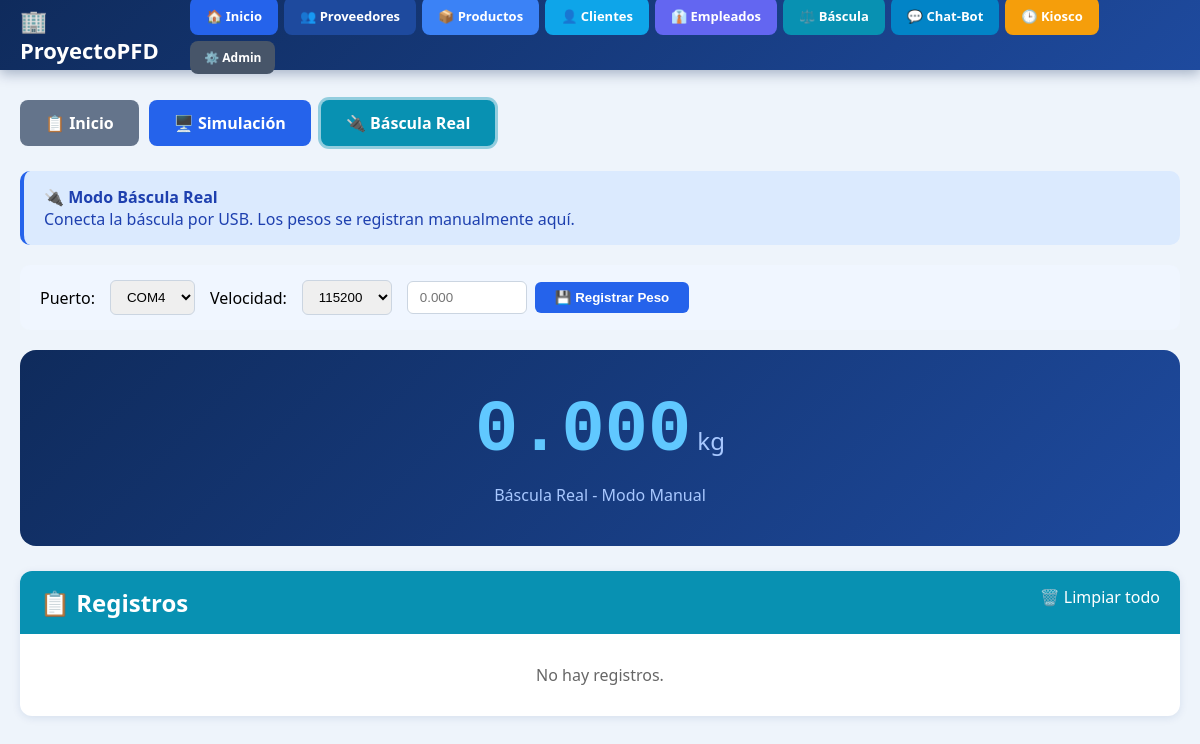
The page /bascula/real/ on the database as committed earlier.
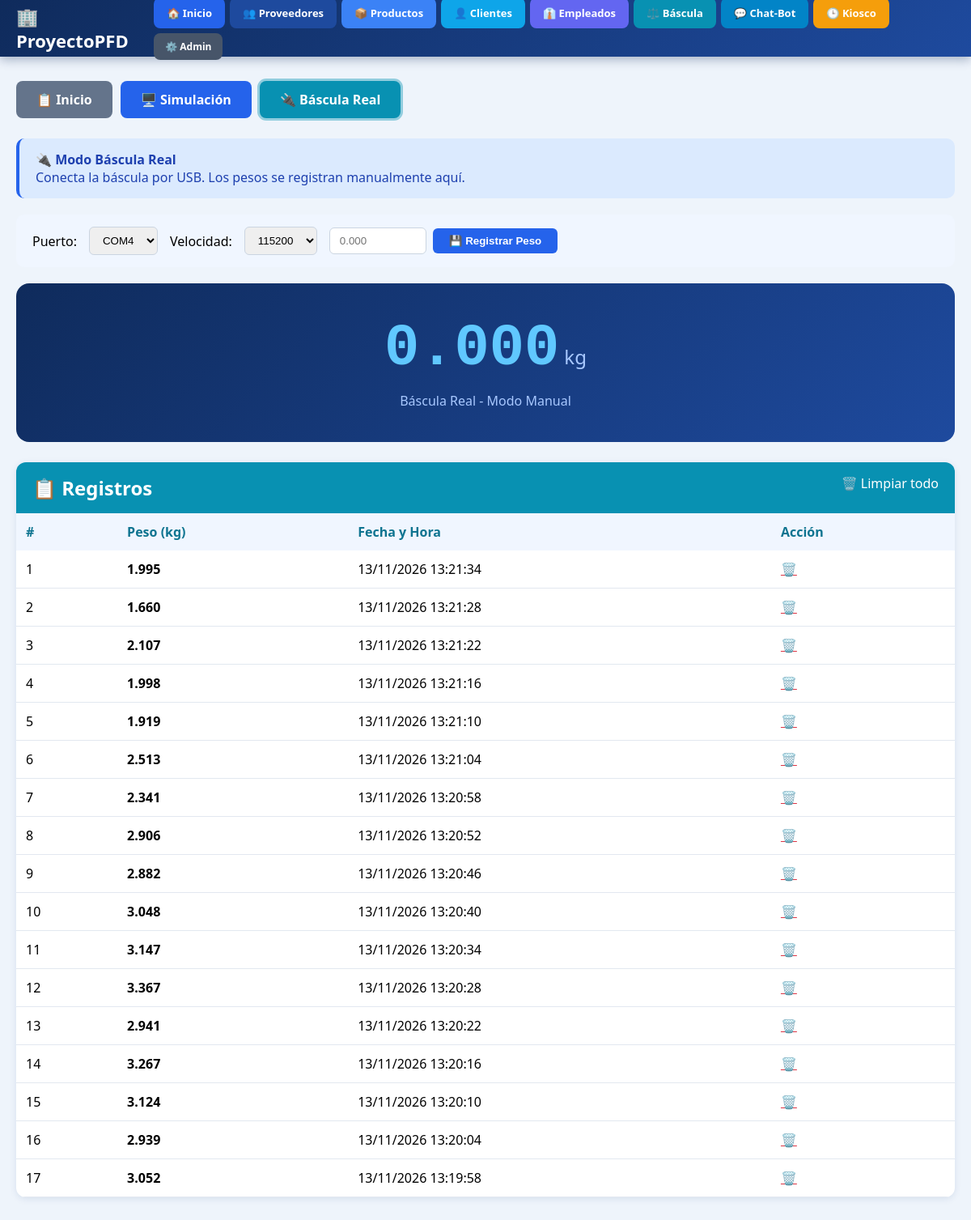
The same page on the database as committed later.
### Bascula/models.py (models this page shows, shortened)
class RegistroPeso(models.Model):
    peso = models.DecimalField(max_digits=10, decimal_places=3, verbose_name="Peso (kg)")
    unidad = models.CharField(max_length=10, default="kg")
    observaciones = models.TextField(blank=True, null=True)
    fecha_registro = models.DateTimeField(auto_now_add=True)
    activo = models.BooleanField(default=True)
    class Meta:
        verbose_name = "Registro de peso"
        verbose_name_plural = "Registros de pesos"
        ordering = ['-fecha_registro']

### Bascula/views.py (the view)
# urls.py: path('real/', views.modo_real, name='modo_real'),
def modo_real(request):
    registros = RegistroPeso.objects.all()[:100]
    return render(request, 'Bascula/real.html', {'registros': registros, 'seccion': 'real'})

### Bascula/templates/Bascula/real.html (shortened to what this page needs)
{% extends 'base.html' %}
{% block contenido %}
<div class="tabs">
    <a href="{% url 'bascula' %}" class="tab-btn tab-inicio">📋 Inicio</a>
    <a href="{% url 'modo_simulacion' %}" class="tab-btn tab-sim">🖥️ Simulación</a>
    <a href="{% url 'modo_real' %}" class="tab-btn tab-real">🔌 Báscula Real</a>
</div>
<div class="aviso">
    <strong>🔌 Modo Báscula Real</strong><br>
    Conecta la báscula por USB. Los pesos se registran manualmente aquí.
</div>
<div class="config">
    <label>Puerto:</label>
    <select id="puerto">
        <option>COM1</option><option>COM2</option><option>COM3</option><option selected>COM4</option><option>COM5</option>
    </select>
    <label>Velocidad:</label>
    <select id="velocidad">
        <option>9600</option><option>19200</option><option>38400</option><option selected>115200</option>
    </select>
    <form method="post" action="{% url 'registrar_peso_real' %}" style="display:flex; gap:8px; align-items:center;">
        <input type="number" name="peso" step="0.001" min="0.001" placeholder="0.000" style="padding:8px 12px; border:1px solid #cbd5e1; border-radius:6px; width:120px;" required>
        <button type="submit" class="btn">💾 Registrar Peso</button>
    </form>
</div>
<div class="display">
    <span class="valor">0.000</span><span class="unidad"> kg</span>
    <div style="color:#a8c8ff; margin-top:12px;">Báscula Real - Modo Manual</div>
</div>
<div class="tabla">
    <div class="head">
        <h2 style="margin:0;">📋 Registros</h2>
        <a href="{% url 'limpiar_registros' %}" style="color:white; text-decoration:none;">🗑️ Limpiar todo</a>
    </div>
    {% if registros %}
    <table>
        <thead><tr><th>#</th><th>Peso (kg)</th><th>Fecha y Hora</th><th>Acción</th></tr></thead>
        <tbody>
            {% for r in registros %}
            <tr>
                <td>{{ forloop.counter }}</td>
                <td><strong>{{ r.peso }}</strong></td>
                <td>{{ r.fecha_registro|date:"d/m/Y H:i:s" }}</td>
                <td><a href="{% url 'eliminar_registro' r.id %}" style="color:#dc3545;">🗑️</a></td>
            </tr>
            {% endfor %}
        </tbody>
    </table>
    {% else %}
    <div style="padding: 30px; text-align: center; color: #666;">No hay registros.</div>
    {% endif %}
</div>
{% endblock %}

Rows that differ between the two databases and show on the page:
added RegistroPeso: peso "1.995", fecha_registro "13/11/2026 13:21:34"
added RegistroPeso: peso "1.660", fecha_registro "13/11/2026 13:21:28"
added RegistroPeso: peso "2.107", fecha_registro "13/11/2026 13:21:22"
added RegistroPeso: peso "1.998", fecha_registro "13/11/2026 13:21:16"
added RegistroPeso: peso "1.919", fecha_registro "13/11/2026 13:21:10"
added RegistroPeso: peso "2.513", fecha_registro "13/11/2026 13:21:04"
added RegistroPeso: peso "2.341", fecha_registro "13/11/2026 13:20:58"
added RegistroPeso: peso "2.906", fecha_registro "13/11/2026 13:20:52"
added RegistroPeso: peso "2.882", fecha_registro "13/11/2026 13:20:46"
added RegistroPeso: peso "3.048", fecha_registro "13/11/2026 13:20:40"
added RegistroPeso: peso "3.147", fecha_registro "13/11/2026 13:20:34"
added RegistroPeso: peso "3.367", fecha_registro "13/11/2026 13:20:28"
added RegistroPeso: peso "2.941", fecha_registro "13/11/2026 13:20:22"
added RegistroPeso: peso "3.267", fecha_registro "13/11/2026 13:20:16"
added RegistroPeso: peso "3.124", fecha_registro "13/11/2026 13:20:10"
added RegistroPeso: peso "2.939", fecha_registro "13/11/2026 13:20:04"
added RegistroPeso: peso "3.052", fecha_registro "13/11/2026 13:19:58"
Other text that changed with them:
text no longer shown: "No hay registros."
text now shown: "# Peso (kg) Fecha y Hora Acción"
